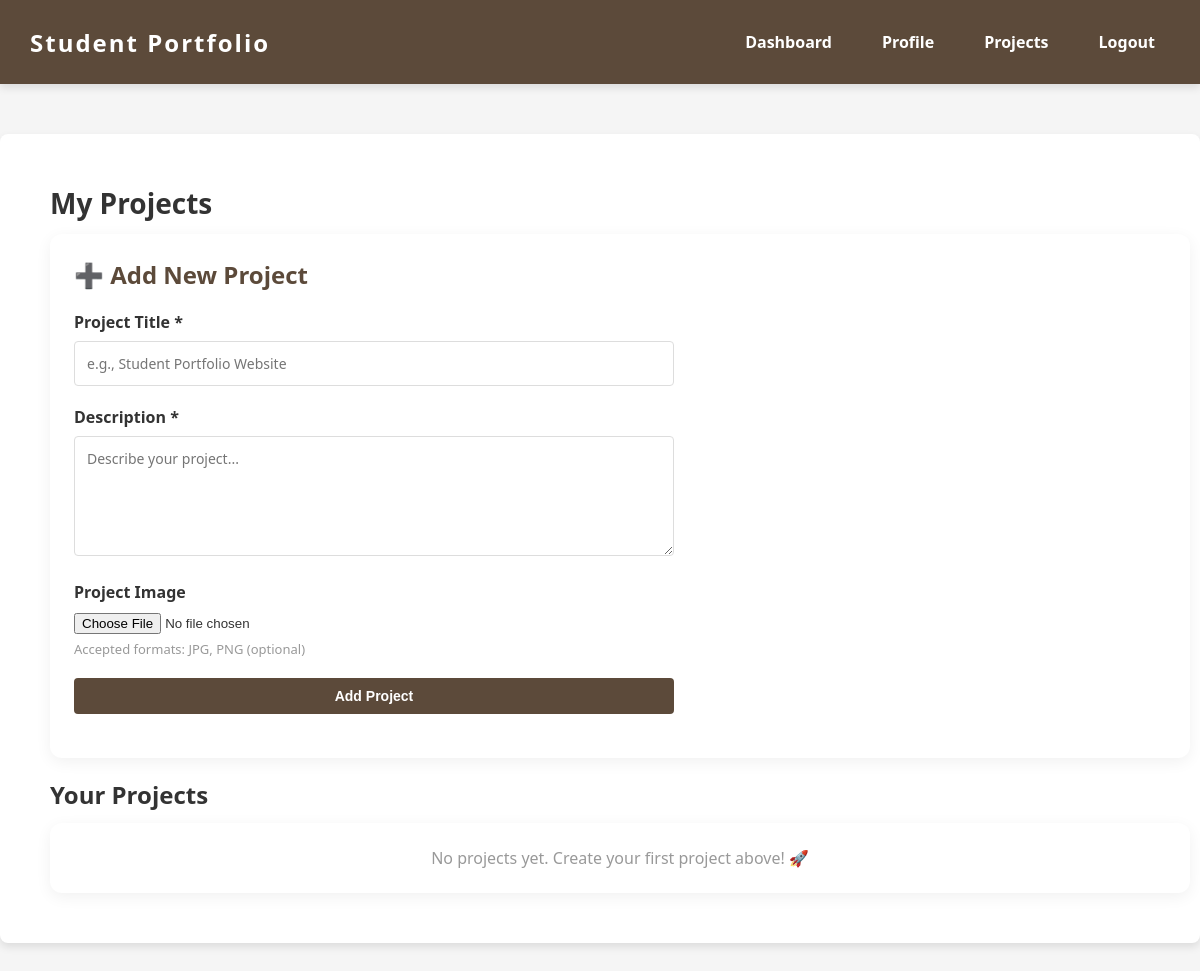
Page /projects (signed in) on the earlier database version.
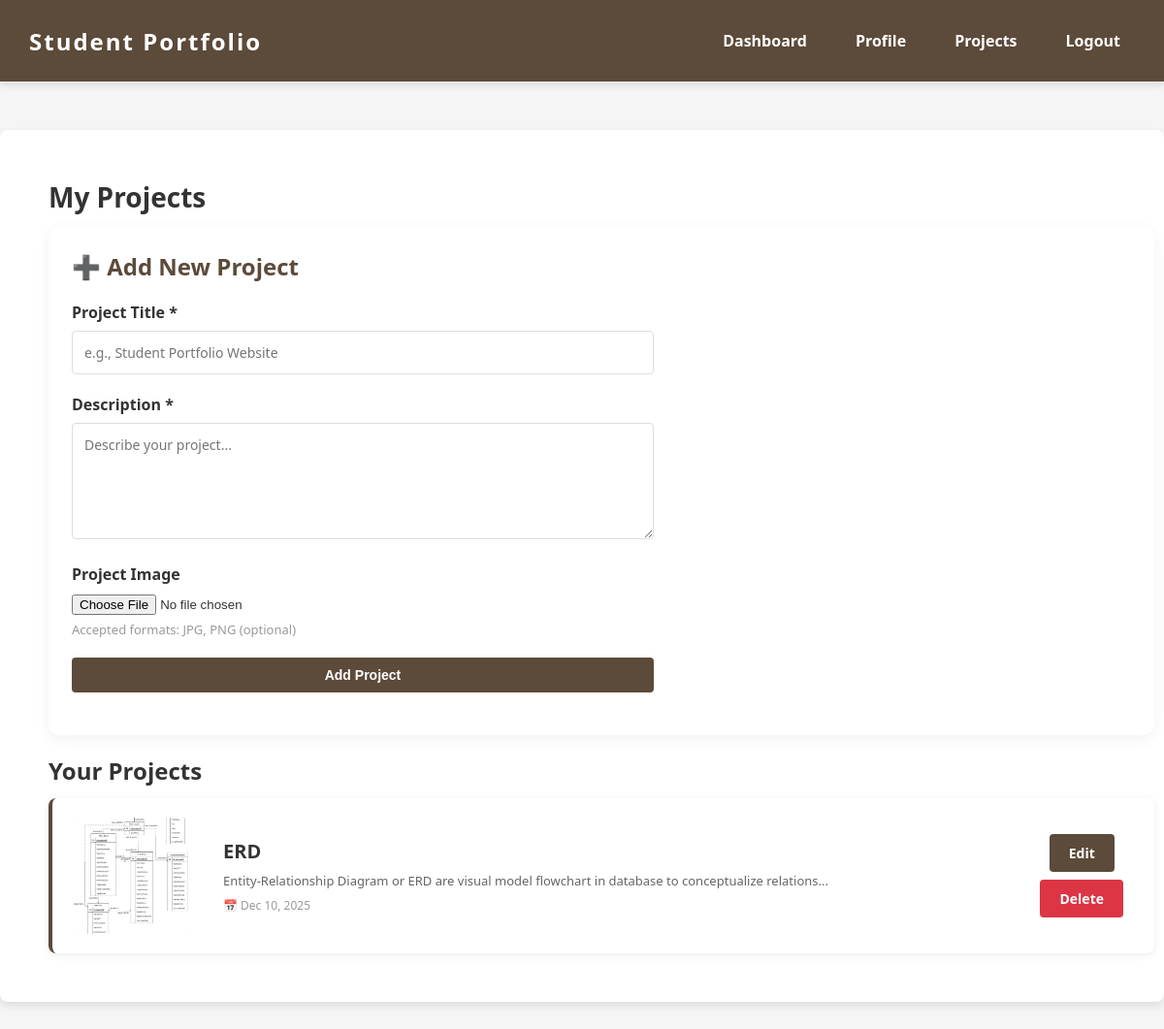
Same page on the later database version.
### app.py (models this page shows)
class Project(db.Model):
    id = db.Column(db.Integer, primary_key=True)
    title = db.Column(db.String(150), nullable=False)
    description = db.Column(db.Text)
    image_file = db.Column(db.String(255))
    date_posted = db.Column(db.DateTime, default=datetime.utcnow)
    user_id = db.Column(db.Integer, db.ForeignKey('user.id'))

### app.py (the view, shortened to what this page needs)
@app.route('/projects', methods=['GET', 'POST'])
@login_required
def projects():
    projects = Project.query.filter_by(user_id=current_user.id).all()
    return render_template('projects.html', projects=projects)

### app.py (called while the page is built)
@login_manager.user_loader
def load_user(user_id):
    return User.query.get(int(user_id))

### templates/projects.html (shortened to what this page needs)
{% extends "layout.html" %}
{% block content %}
<div class="container">
  <h2 class="page-title">My Projects</h2>
  <div class="card" style="margin-bottom:20px;">
    <h3 style="margin-top:0; margin-bottom:12px; color:var(--primary-color);">➕ Add New Project</h3>
    <form method="POST" enctype="multipart/form-data">
      <div class="form-group">
        <label for="title">Project Title *</label>
        <input type="text" id="title" name="title" placeholder="e.g., Student Portfolio Website" required />
      </div>
      <div class="form-group">
        <label for="description">Description *</label>
        <textarea id="description" name="description" placeholder="Describe your project..." required></textarea>
      </div>
      <div class="form-group">
        <label for="image">Project Image</label>
        <input type="file" id="image" name="image" accept="image/*" />
        <p class="text-muted small" style="margin-top:6px;">Accepted formats: JPG, PNG (optional)</p>
      </div>
      <button type="submit" class="btn btn-primary" style="width:100%">Add Project</button>
    </form>
  </div>
  <h3 style="margin-bottom:12px;">Your Projects</h3>
  {% if projects %}
  <div style="display:flex; flex-direction:column; gap:15px;">
    {% for p in projects %}
    <div class="list-card">
      <div class="project-thumbnail">
        {% if p.image_file %}
        <img src="{{ url_for('static', filename='uploads/' + p.image_file) }}" alt="{{ p.title }}" style="width:100%; height:100%; object-fit:cover;" />
        {% else %}
        <div class="no-image">No Image</div>
        {% endif %}
      </div>
      <div class="project-body">
        <h4 style="margin:0 0 8px 0;">{{ p.title }}</h4>
        <p class="muted small" style="margin:0 0 8px 0;">{{ p.description[:100] }}{% if p.description|length > 100 %}...{% endif %}</p>
        <p class="text-muted" style="font-size:12px; margin:0;">📅 {{ p.date_posted.strftime('%b %d, %Y') }}</p>
      </div>
      <div class="project-actions">
        <a href="{{ url_for('edit_project', id=p.id) }}" class="btn btn-primary">Edit</a>
        <a href="{{ url_for('delete_project', id=p.id) }}" onclick="return confirm('Delete this project?')" class="btn btn-danger">Delete</a>
      </div>
    </div>
    {% endfor %}
  </div>
  {% else %}
  <div class="card text-center">
    <p class="text-muted" style="margin:0;">No projects yet. Create your first project above! 🚀</p>
  </div>
  {% endif %}
</div>
{% endblock %}

Differences in the rows shown:
added Project: image_file (picture), title "ERD", description "Entity-Relationship Diagram or ERD are visual model flowchart in database to conceptualize relations", date_posted "Dec 10, 2025"
Other differences:
text no longer shown: "No projects yet. Create your first project above! 🚀"
